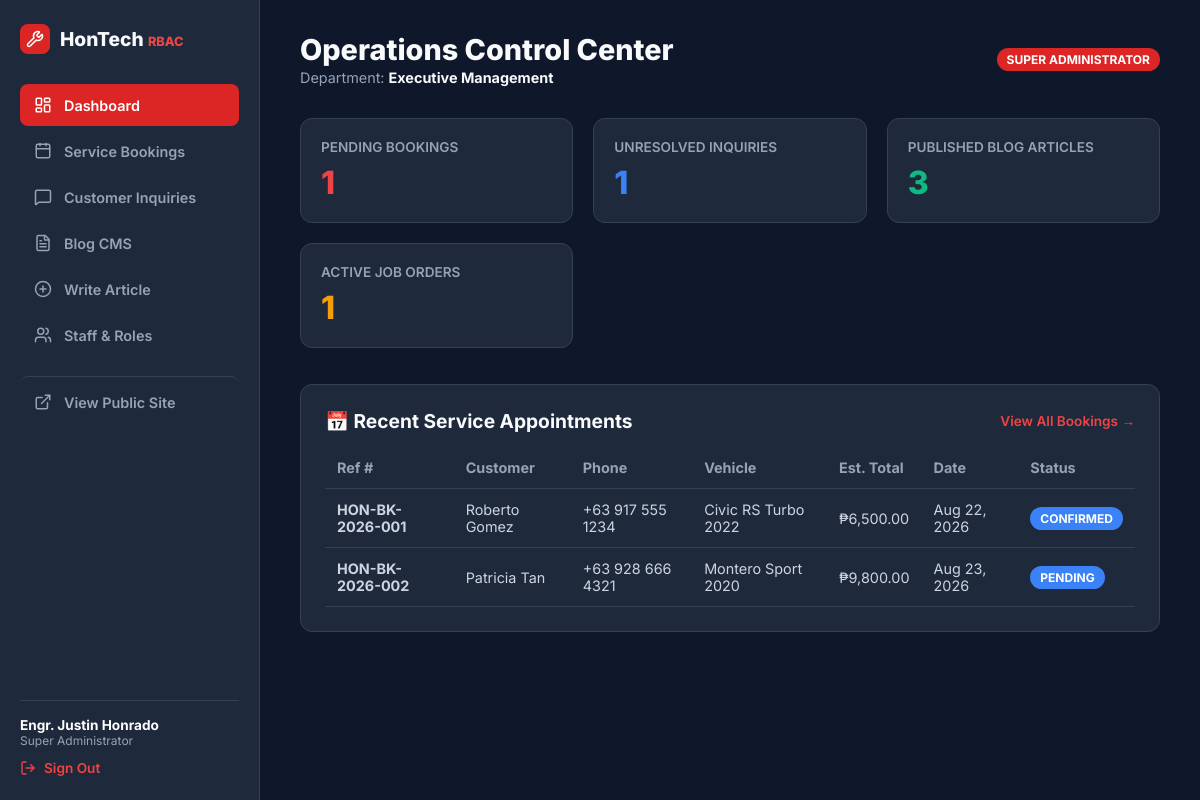
Page /admin/dashboard.php (signed in) on the committed database.
### tables this page shows
CREATE TABLE IF NOT EXISTS `job_orders` (
    `id` INT AUTO_INCREMENT PRIMARY KEY,
    `job_order_no` VARCHAR(25) NOT NULL UNIQUE,
    `booking_id` INT DEFAULT NULL,
    `technician_id` INT DEFAULT NULL,
    `vehicle_info` VARCHAR(150) NOT NULL,
    `work_description` TEXT NOT NULL,
    `status` ENUM('assigned', 'inspecting', 'parts_waiting', 'in_progress', 'completed') DEFAULT 'assigned',
    `inspection_notes` TEXT DEFAULT NULL,
    `parts_used` TEXT DEFAULT NULL,
    `started_at` DATETIME DEFAULT NULL,
    `completed_at` DATETIME DEFAULT NULL,
    `created_at` TIMESTAMP DEFAULT CURRENT_TIMESTAMP,
    FOREIGN KEY (`booking_id`) REFERENCES `bookings`(`id`) ON DELETE SET NULL,
    FOREIGN KEY (`technician_id`) REFERENCES `employees`(`id`) ON DELETE SET NULL
);

CREATE TABLE IF NOT EXISTS `bookings` (
    `id` INT AUTO_INCREMENT PRIMARY KEY,
    `booking_reference` VARCHAR(20) NOT NULL UNIQUE,
    `customer_name` VARCHAR(100) NOT NULL,
    `customer_email` VARCHAR(100) NOT NULL,
    `customer_phone` VARCHAR(30) NOT NULL,
    `vehicle_make` VARCHAR(50) DEFAULT NULL,
    `vehicle_model` VARCHAR(100) NOT NULL,
    `plate_number` VARCHAR(20) DEFAULT NULL,
    `selected_services` TEXT NOT NULL,
    `estimated_cost` DECIMAL(10,2) DEFAULT 0.00,
    `preferred_date` DATE NOT NULL,
    `preferred_time` VARCHAR(20) DEFAULT 'Morning (8AM-12PM)',
    `additional_notes` TEXT DEFAULT NULL,
    `status` ENUM('pending', 'confirmed', 'in_progress', 'completed', 'cancelled') DEFAULT 'pending',
    `created_at` TIMESTAMP DEFAULT CURRENT_TIMESTAMP
);

### admin/dashboard.php (the view, shortened to what this page needs)
<?php
$user_name = $_SESSION['user_name'] ?? 'Staff Member';
$user_role = $_SESSION['user_role'] ?? 'technician';
$role_display = $_SESSION['role_display'] ?? 'Staff';
$user_dept = $_SESSION['user_dept'] ?? 'General Operations';
$pdo = getDBConnection();
$stats = [
    'inquiries_count' => 0,
    'bookings_count' => 0,
    'posts_count' => 0,
    'job_orders_count' => 0
];
$recentBookings = [];
if ($pdo) {
    try {
        $stats['inquiries_count'] = $pdo->query("SELECT COUNT(*) FROM inquiries WHERE status = 'pending'")->fetchColumn() ?: 0;
        $stats['bookings_count'] = $pdo->query("SELECT COUNT(*) FROM bookings WHERE status = 'pending'")->fetchColumn() ?: 0;
        $stats['posts_count'] = $pdo->query("SELECT COUNT(*) FROM posts WHERE status = 'published'")->fetchColumn() ?: 0;
        $stats['job_orders_count'] = $pdo->query("SELECT COUNT(*) FROM job_orders WHERE status != 'completed'")->fetchColumn() ?: 0;
        $recentBookings = $pdo->query("SELECT * FROM bookings ORDER BY created_at DESC LIMIT 5")->fetchAll();
        $recentJobs = $pdo->query("SELECT * FROM job_orders ORDER BY created_at DESC LIMIT 5")->fetchAll();
    } catch (PDOException $e) {
        error_log("Dashboard stats query error: " . $e->getMessage());
    }
}
?>
<!DOCTYPE html>
<html lang="en">
<head>
</head>
<body>
<div class="sidebar">
    <div class="sidebar-brand">
        <div style="background: #dc2626; padding: 6px; border-radius: 8px; display: flex;"><i data-lucide="wrench" style="width:18px;height:18px;color:#fff"></i></div>
        <span>HonTech <span style="color:#ef4444;font-size:0.8rem">RBAC</span></span>
    </div>
    <div style="flex: 1;">
        <a href="dashboard.php" class="nav-item active"><i data-lucide="layout-dashboard" style="width:18px;height:18px"></i> Dashboard</a>
        <?php if (in_array($user_role, ['super_admin', 'manager'])): ?>
            <a href="bookings.php" class="nav-item"><i data-lucide="calendar" style="width:18px;height:18px"></i> Service Bookings</a>
            <a href="inquiries.php" class="nav-item"><i data-lucide="message-square" style="width:18px;height:18px"></i> Customer Inquiries</a>
        <?php endif; ?>
        <?php if (in_array($user_role, ['super_admin', 'marketing', 'manager'])): ?>
            <a href="posts.php" class="nav-item"><i data-lucide="file-text" style="width:18px;height:18px"></i> Blog CMS</a>
            <a href="post-editor.php" class="nav-item"><i data-lucide="plus-circle" style="width:18px;height:18px"></i> Write Article</a>
        <?php endif; ?>
        <?php if ($user_role === 'super_admin'): ?>
            <a href="employees.php" class="nav-item"><i data-lucide="users" style="width:18px;height:18px"></i> Staff & Roles</a>
        <?php endif; ?>
        <a href="../index.php" target="_blank" class="nav-item" style="margin-top: 20px; border-top: 1px solid #334155; padding-top: 16px;"><i data-lucide="external-link" style="width:18px;height:18px"></i> View Public Site</a>
    </div>
    <div style="border-top: 1px solid #334155; padding-top: 16px;">
        <div style="font-size: 0.85rem; font-weight: 700; color: #ffffff;"><?= htmlspecialchars($user_name) ?></div>
        <div style="font-size: 0.75rem; color: #94a3b8; margin-bottom: 12px;"><?= htmlspecialchars($role_display) ?></div>
        <a href="logout.php" style="display: flex; align-items: center; gap: 8px; color: #ef4444; font-size: 0.85rem; font-weight: 600;">
            <i data-lucide="log-out" style="width:16px;height:16px"></i> Sign Out
        </a>
    </div>
</div>
<div class="main-content">
    <div class="topbar">
        <div>
            <h1 style="font-size: 1.8rem; font-weight: 800;">Operations Control Center</h1>
            <p style="color: #94a3b8; font-size: 0.9rem; margin-top: 2px;">
                Department: <strong style="color: #f8fafc;"><?= htmlspecialchars($user_dept) ?></strong>
            </p>
        </div>
        <div>
            <span class="badge <?= $user_role === 'super_admin' ? 'badge-admin' : ($user_role === 'manager' ? 'badge-manager' : ($user_role === 'technician' ? 'badge-tech' : 'badge-mkt')) ?>">
                <?= htmlspecialchars($role_display) ?>
            </span>
        </div>
    </div>
    <div class="stats-grid">
        <div class="stat-card">
            <div class="stat-card-title">Pending Bookings</div>
            <div class="stat-card-val" style="color: #ef4444;"><?= $stats['bookings_count'] ?></div>
        </div>
        <div class="stat-card">
            <div class="stat-card-title">Unresolved Inquiries</div>
            <div class="stat-card-val" style="color: #3b82f6;"><?= $stats['inquiries_count'] ?></div>
        </div>
        <div class="stat-card">
            <div class="stat-card-title">Published Blog Articles</div>
            <div class="stat-card-val" style="color: #10b981;"><?= $stats['posts_count'] ?></div>
        </div>
        <div class="stat-card">
            <div class="stat-card-title">Active Job Orders</div>
            <div class="stat-card-val" style="color: #f59e0b;"><?= $stats['job_orders_count'] ?></div>
        </div>
    </div>
    <?php if (in_array($user_role, ['super_admin', 'manager'])): ?>
        <div class="panel">
            <div style="display: flex; justify-content: space-between; align-items: center; margin-bottom: 12px;">
                <h3 style="font-size: 1.2rem; font-weight: 700;">📅 Recent Service Appointments</h3>
                <a href="bookings.php" style="color: #ef4444; font-size: 0.85rem; font-weight: 600;">View All Bookings →</a>
            </div>
            <table class="table">
                <thead>
                    <tr>
                        <th>Ref #</th>
                        <th>Customer</th>
                        <th>Phone</th>
                        <th>Vehicle</th>
                        <th>Est. Total</th>
                        <th>Date</th>
                        <th>Status</th>
                    </tr>
                </thead>
                <tbody>
                    <?php if (!empty($recentBookings)): ?>
                        <?php foreach ($recentBookings as $b): ?>
                            <tr>
                                <td><strong><?= htmlspecialchars($b['booking_reference']) ?></strong></td>
                                <td><?= htmlspecialchars($b['customer_name']) ?></td>
                                <td><?= htmlspecialchars($b['customer_phone']) ?></td>
                                <td><?= htmlspecialchars($b['vehicle_model']) ?></td>
                                <td>₱<?= number_format($b['estimated_cost'], 2) ?></td>
                                <td><?= date('M d, Y', strtotime($b['preferred_date'])) ?></td>
                                <td><span class="badge badge-manager"><?= htmlspecialchars($b['status']) ?></span></td>
                            </tr>
                        <?php endforeach; ?>
                    <?php else: ?>
                        <tr><td colspan="7" style="text-align: center; color: #94a3b8; padding: 20px;">No bookings recorded yet.</td></tr>
                    <?php endif; ?>
                </tbody>
            </table>
        </div>
    <?php endif; ?>
</div>
</body>
</html>

### admin/dashboard.php (style rules this page uses)
* { box-sizing: border-box; margin: 0; padding: 0; font-family: 'Inter', sans-serif; }
body { background: #0f172a; color: #f8fafc; display: flex; min-height: 100vh; }
a { text-decoration: none; color: inherit; }
.sidebar { width: 260px; background: #1e293b; border-right: 1px solid #334155; padding: 24px 20px; display: flex; flex-direction: column; }
.sidebar-brand { display: flex; align-items: center; gap: 10px; font-weight: 800; font-size: 1.2rem; margin-bottom: 30px; }
.nav-item { display: flex; align-items: center; gap: 12px; padding: 12px 14px; border-radius: 8px; color: #94a3b8; font-weight: 600; font-size: 0.9rem; margin-bottom: 4px; transition: all 0.2s; }
.nav-item:hover, .nav-item.active { background: #334155; color: #ffffff; }
.nav-item.active { background: #dc2626; color: #ffffff; }
.main-content { flex: 1; padding: 32px 40px; overflow-y: auto; }
.topbar { display: flex; justify-content: space-between; align-items: center; margin-bottom: 32px; }
.badge { display: inline-block; padding: 4px 10px; border-radius: 20px; font-size: 0.75rem; font-weight: 700; text-transform: uppercase; }
.badge-admin { background: #dc2626; color: #fff; }
.badge-manager { background: #3b82f6; color: #fff; }
.stats-grid { display: grid; grid-template-columns: repeat(auto-fit, minmax(220px, 1fr)); gap: 20px; margin-bottom: 36px; }
.stat-card { background: #1e293b; border: 1px solid #334155; border-radius: 12px; padding: 20px; }
.stat-card-title { font-size: 0.85rem; color: #94a3b8; font-weight: 600; text-transform: uppercase; }
.stat-card-val { font-size: 2rem; font-weight: 800; color: #ffffff; margin-top: 8px; }
.panel { background: #1e293b; border: 1px solid #334155; border-radius: 12px; padding: 24px; margin-bottom: 24px; }
.table { width: 100%; border-collapse: collapse; margin-top: 14px; font-size: 0.9rem; }
.table th { text-align: left; padding: 12px; color: #94a3b8; border-bottom: 1px solid #334155; }
.table td { padding: 12px; border-bottom: 1px solid #334155; color: #cbd5e1; }

### rows in the picture
job_orders: technician "3"
bookings: booking_reference "HON-BK-2026-001", customer_name "Roberto Gomez", customer_phone "+63 917 555 1234", vehicle_model "Civic RS Turbo 2022", estimated_cost "6,500.00", preferred_date "Aug 22, 2026", status "CONFIRMED"
bookings: booking_reference "HON-BK-2026-002", customer_name "Patricia Tan", customer_phone "+63 928 666 4321", vehicle_model "Montero Sport 2020", estimated_cost "9,800.00", preferred_date "Aug 23, 2026", status "PENDING"

### other values in the picture
$user_name "Engr. Justin Honrado"
$role_display "Super Administrator"
$user_dept "Executive Management"
$role_display "SUPER ADMINISTRATOR"
$stats['bookings_count'] "1"
$stats['inquiries_count'] "1"
$stats['job_orders_count'] "1"
